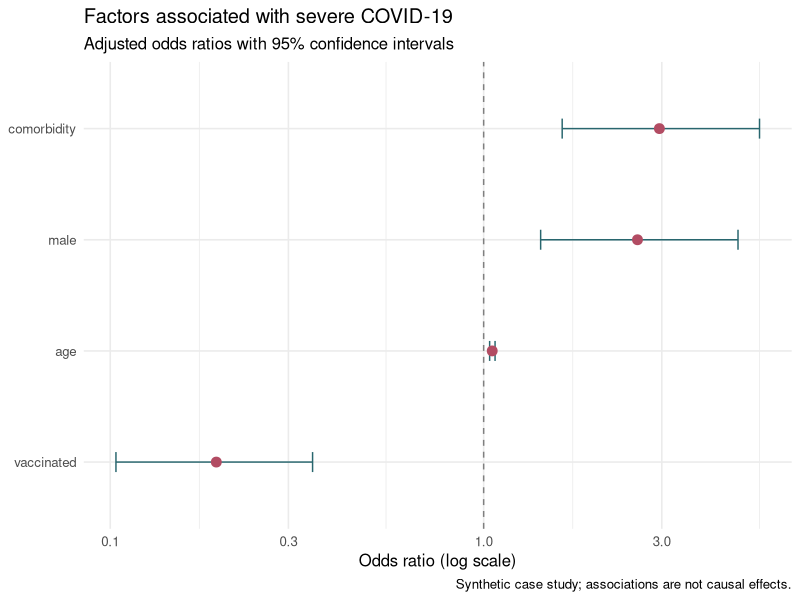
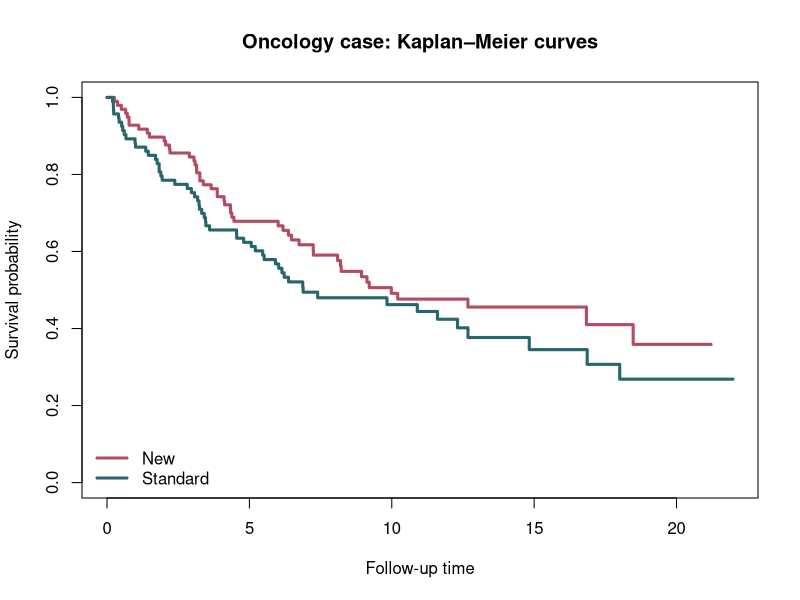

Reproduce these figures in R, in order.
required<-c("survival","dplyr","ggplot2","readr","broom");missing<-required[!vapply(required,requireNamespace,logical(1),quietly=TRUE)];if(length(missing))stop("Missing packages: ",paste(missing,collapse=", "))
suppressPackageStartupMessages({library(survival);library(dplyr);library(ggplot2);library(readr);library(broom)})
dir.create("results/tables",recursive=TRUE,showWarnings=FALSE);dir.create("results/figures",recursive=TRUE,showWarnings=FALSE);set.seed(3404)
n<-500;covid<-tibble(age=round(runif(n,18,92)),male=rbinom(n,1,.48),comorbidity=rbinom(n,1,.35),vaccinated=rbinom(n,1,.7)) %>% mutate(severe=rbinom(n,1,plogis(-5+.045*age+.55*male+1.05*comorbidity-.9*vaccinated)));m1<-glm(severe~age+male+comorbidity+vaccinated,covid,family=binomial());forest<-tidy(m1,conf.int=TRUE,exponentiate=TRUE)%>%filter(term!="(Intercept)");write_csv(forest,"results/tables/covid_severity_odds_ratios.csv");p<-ggplot(forest,aes(estimate,reorder(term,estimate)))+geom_vline(xintercept=1,linetype=2,color="grey50")+geom_errorbar(aes(xmin=conf.low,xmax=conf.high),width=.18,color="#28666E",orientation="y")+geom_point(size=3,color="#B24C63")+scale_x_log10()+labs(title="Factors associated with severe COVID-19",subtitle="Adjusted odds ratios with 95% confidence intervals",x="Odds ratio (log scale)",y=NULL,caption="Synthetic case study; associations are not causal effects.")+theme_minimal(base_size=12);ggsave("results/figures/covid_severity_forest.png",p,width=8,height=5,dpi=240,bg="white")
trial<-tibble(treatment=factor(rep(c("Control","Treatment A","Treatment B"),each=55)),reduction=c(rnorm(55,5,2),rnorm(55,7,2),rnorm(55,8.5,2)));m2<-aov(reduction~treatment,trial);write_csv(tidy(m2),"results/tables/trial_anova.csv");write_csv(tidy(TukeyHSD(m2)),"results/tables/trial_tukey.csv")
n<-190;onc<-tibble(treatment=factor(sample(c("Standard","New"),n,TRUE)),age=round(runif(n,35,85)),stage=factor(sample(c("II","III","IV"),n,TRUE,prob=c(.25,.45,.3)))) %>% mutate(rate=exp(-3.2-.3*(treatment=="New")+.02*(age-55)+.45*(stage=="III")+.9*(stage=="IV")),event_time=rexp(n,rate),censor=runif(n,4,22),time=pmin(event_time,censor),status=as.integer(event_time<=censor));km<-survfit(Surv(time,status)~treatment,onc);m3<-coxph(Surv(time,status)~treatment+age+stage,onc);write_csv(tidy(m3,conf.int=TRUE,exponentiate=TRUE),"results/tables/oncology_cox.csv");zph<-cox.zph(m3);zph_table<-data.frame(term=rownames(zph$table),zph$table,row.names=NULL,check.names=FALSE);write_csv(zph_table,"results/tables/oncology_ph_diagnostic.csv");png("results/figures/oncology_kaplan_meier.png",1800,1300,res=220);plot(km,col=c("#B24C63","#28666E"),lwd=3,xlab="Follow-up time",ylab="Survival probability",main="Oncology case: Kaplan–Meier curves");legend("bottomleft",levels(onc$treatment),col=c("#B24C63","#28666E"),lwd=3,bty="n");dev.off();cat("Applied cases complete: COVID logistic/forest, trial ANOVA/Tukey, oncology KM/Cox.\n")
